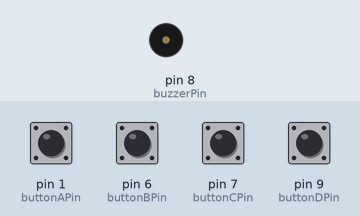
Recording of a sketch running on a simulated Arduino Uno, built with avr-gcc and run on an emulated ATmega328P. Parts: buzzer (waves = sounding). The test bench sets the inputs (shaded band); at power-on: pin 1 (buttonAPin), pin 6 (buttonBPin), pin 7 (buttonCPin), pin 9 (buttonDPin) LOW.

Above: at 1.2 s.
1.3 s: pin 1 (buttonAPin) pulled HIGH for 0.15 s
At 2.0 s:
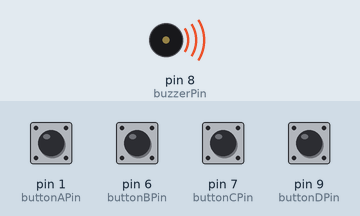
4.4 s: pin 1 (buttonAPin) pulled HIGH for 1 s
At 7.8 s:
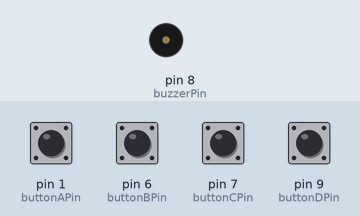
Timing chart, 0 to 9.3 s (numbered marks = the images above; inputs shaded):
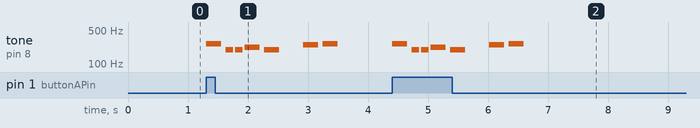

The sketch:

test.ino
```cpp
int melody[]={262, 196, 196, 220, 196, 0, 247, 262};
int noteDurations[]={4, 8, 8, 4, 4, 4, 4, 4};
int buttonAPin= 1;
int buttonBPin= 6;
int buttonCPin= 7;
int buttonDPin= 9;
int buzzerPin = 8;
void setup() {
    pinMode(buttonAPin, INPUT);
    pinMode(buttonBPin, INPUT);
    pinMode(buttonCPin, INPUT);
    pinMode(buttonDPin, INPUT);
    pinMode(buzzerPin, OUTPUT);
}

void loop() {
    // set the cursor to column 0, line 1
    // (note: line 1 is the second row, since counting begins with 0):
    int buttonStateA = digitalRead(buttonAPin);
    int buttonStateB = digitalRead(buttonBPin);
    int buttonStateC = digitalRead(buttonCPin);
    int buttonStateD = digitalRead(buttonDPin);
    if (buttonStateA == 1) {
        for (int thisNote=0; thisNote <8; thisNote++){

            //to calculate the note duration, take one second. Divided by the note type
            int noteDuration = 1000 / noteDurations [thisNote];
            tone(buzzerPin, melody [thisNote], noteDuration);

            //to distinguish the notes, set a minimum time between them
            //the note's duration +30% seems to work well
            int pauseBetweenNotes = noteDuration * 1.30;
            delay(pauseBetweenNotes);

            //stop the tone playing
            noTone(8);
        }
    }
    else if (buttonStateB == 1) {
    }
    else if (buttonStateC == 1) {
    }
    else if (buttonStateD == 1) {
    }
}
```

madlibs.cpp
```cpp
#include <arduino.h>
#include <stdio.h>
#include <stdlib.h>
#include <string.h>
#include <math.h>

void setup() {
    Serial.begin(9600);
    Serial.println("Hello World!");
}


void loop() {
    Serial.println("Hello World!");
    delay(1000);
}
```

Measured:
- after the input at 1.3 s, tone on pin 8 (buzzerPin): plays 262 Hz for 0.25 s, 196 Hz for 0.13 s, 196 Hz for 0.13 s, 220 Hz for 0.25 s, 196 Hz for 0.25 s, 247 Hz for 0.25 s … (7 notes in this stretch), starting at once
- after the input at 4.4 s, tone on pin 8 (buzzerPin): plays 262 Hz for 0.25 s, 196 Hz for 0.13 s, 196 Hz for 0.13 s, 220 Hz for 0.25 s, 196 Hz for 0.25 s, 247 Hz for 0.25 s … (7 notes in this stretch), starting at once
